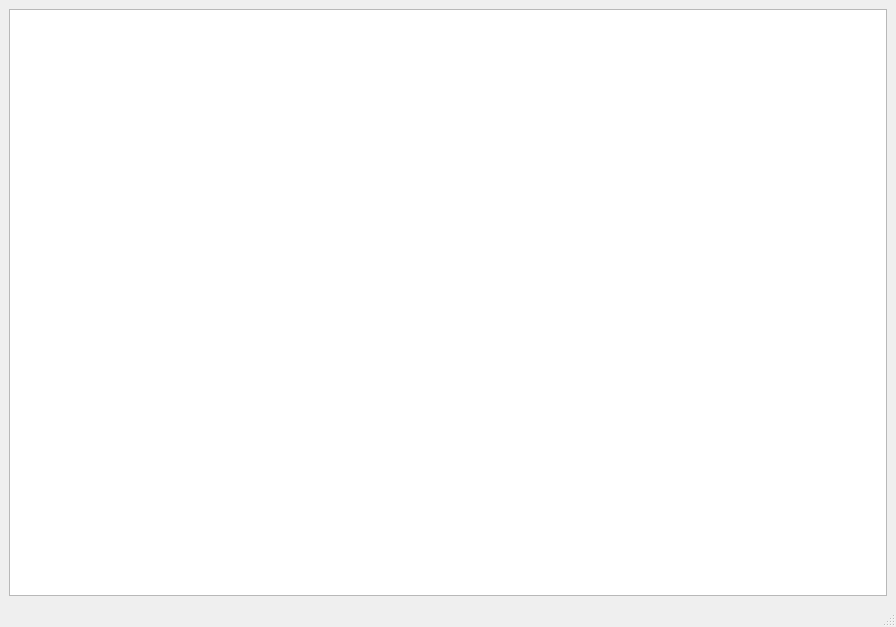
<?xml version="1.0" encoding="UTF-8"?>
<ui version="4.0">
 <class>GameWindow</class>
 <widget class="QMainWindow" name="GameWindow">
  <property name="geometry">
   <rect>
    <x>0</x>
    <y>0</y>
    <width>896</width>
    <height>627</height>
   </rect>
  </property>
  <property name="windowTitle">
   <string>Tetris</string>
  </property>
  <widget class="QWidget" name="centralwidget">
   <layout class="QGridLayout" name="gridLayout">
    <item row="1" column="0">
     <widget class="QGraphicsView" name="mainSceneView">
      <property name="autoFillBackground">
       <bool>true</bool>
      </property>
     </widget>
    </item>
   </layout>
  </widget>
  <widget class="QMenuBar" name="menubar">
   <property name="geometry">
    <rect>
     <x>0</x>
     <y>0</y>
     <width>896</width>
     <height>26</height>
    </rect>
   </property>
  </widget>
  <widget class="QStatusBar" name="statusbar"/>
 </widget>
 <resources/>
 <connections/>
</ui>
